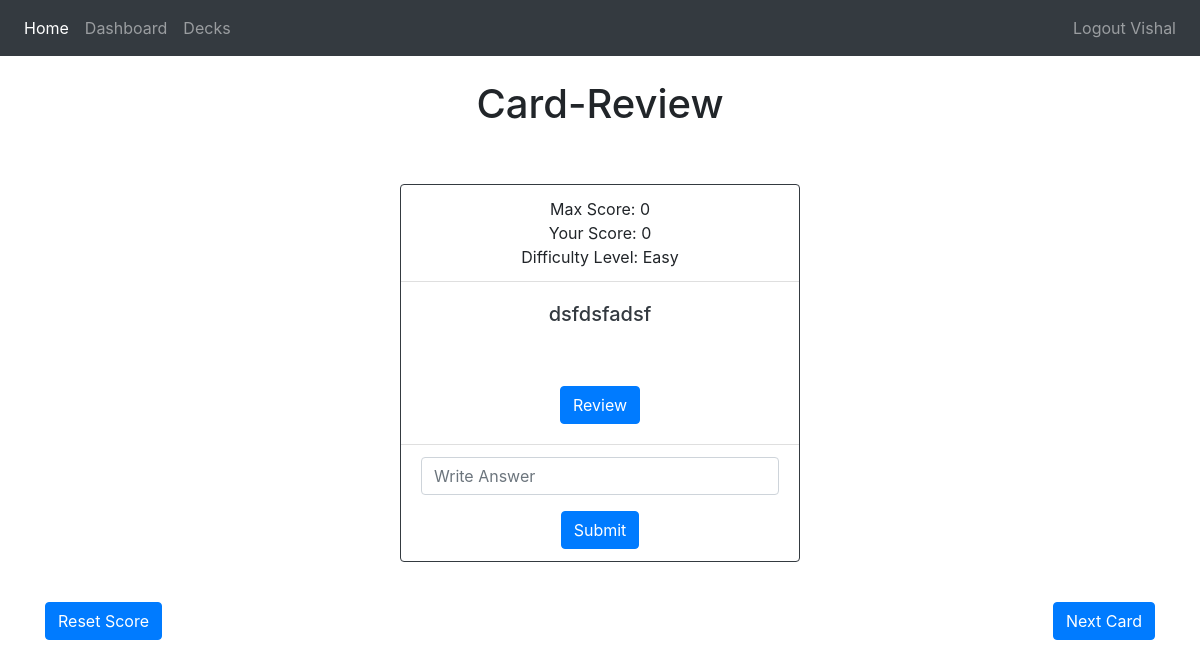
The app's page /decks/1/review/1 (signed in), older data.
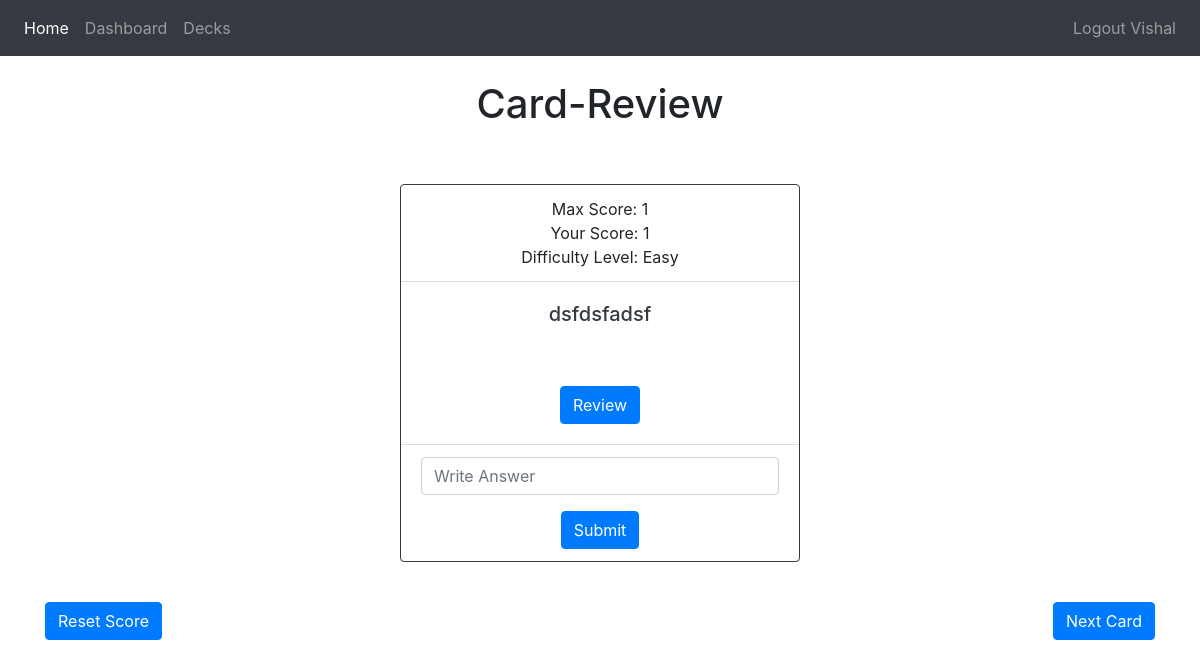
The same page, newer data.
### flashapp/database/models.py (models this page shows)
class Card(db.Model):
    card_id = db.Column(db.Integer, primary_key=True)
    deck_id = db.Column(db.Integer, db.ForeignKey('deck.deck_id'))
    card_ques = db.Column(db.String(1500), nullable=False)
    card_ans = db.Column(db.String(1500), nullable=False)
    diff_level = db.Column(db.String(10), nullable=False)
    score = db.Column(db.Integer, default=0)
    crt_dt = db.Column(db.DateTime(timezone=True), default=func.now())
    updt_dt = db.Column(db.DateTime(timezone=True), default=func.now())

### flashapp/controller.py (the view, shortened to what this page needs)
@views.route('/decks/<deck_id>/review/<card_id>', methods=['GET', 'POST'])
@login_required
def deck_review(deck_id, card_id):
    deck = Deck.query.filter_by(deck_id=deck_id).first()
    card = Card.query.filter_by(card_id=card_id).first()
    next_card = choose_next_card(deck, card)
    return render_template("review.html", user=current_user, deck=deck, card=card, next_card=next_card)

### flashapp/app.py (called while the page is built)
def create_app():
    app = Flask(__name__)
    app.config['SECRET_KEY'] = 'klfaslkdfj'
    app.config['SQLALCHEMY_DATABASE_URI'] = f'sqlite:///{DB_NAME}'
    db.init_app(app)
    app.register_blueprint(views, url_prefix='/')
    app.register_blueprint(auth, url_prefix='/')
    create_database(app)
    login_manager = LoginManager()
    login_manager.login_view = 'views.login'
    login_manager.init_app(app)
    @login_manager.user_loader
    def load_user(id):
        return User.query.get(int(id))
    return app

### flashapp/templates/review.html (shortened to what this page needs)
{% extends "base.html" %} {% block title %}Card-Review{% endblock %} {% block content
%}<h1 align="center">Card-Review</h1>
    <div class="center">
    <br/><br/>
   <div class="card mb-3 text-center border-dark mx-auto" style="max-width: 25rem;">
  <div class="card-header bg-transparent">
      Max Score: {{ card.score }}
      <br/>Your Score: {{ card.score }}
      <br/>Difficulty Level: {{ card.diff_level }}
      </div>
  <div class="card-body text-dark">
    <h5 class="card-title">{{ card.card_ques }}</h5>
      <br/>
    <br/>
      <div class="text-center"><button type="button" class="btn btn-primary" onclick="myFunction()">Review</button></div>
  </div>
  <div class="card-footer bg-transparent">
<form method="POST">
  <div class="form-group">
    <input
      type="text"
      class="form-control"
      id="answer"
      name="answer"
      placeholder="Write Answer"
    />
  </div>
  <button type="submit" class="btn btn-primary">Submit</button>
</form>
  </div>
</div>
    <br/>
    {% if next_card!=NONE %}
    <a class="btn btn-primary float-right" href="/decks/{{ deck.deck_id }}/review/{{ next_card.card_id }}" role="button">Next Card</a>
        {% else %}
        <button type="button" class="btn btn-primary float-right" disabled>Next Card</button>
    {% endif %}
    <button type="button" class="btn btn-primary" data-toggle="modal" data-target="#exampleModalCenter2">
  Reset Score
</button>
    </div>
{% endblock %}

Row changes from the older to the newer data that the page shows:
changed Card "dsfdsfadsf": score "0" → "1"
